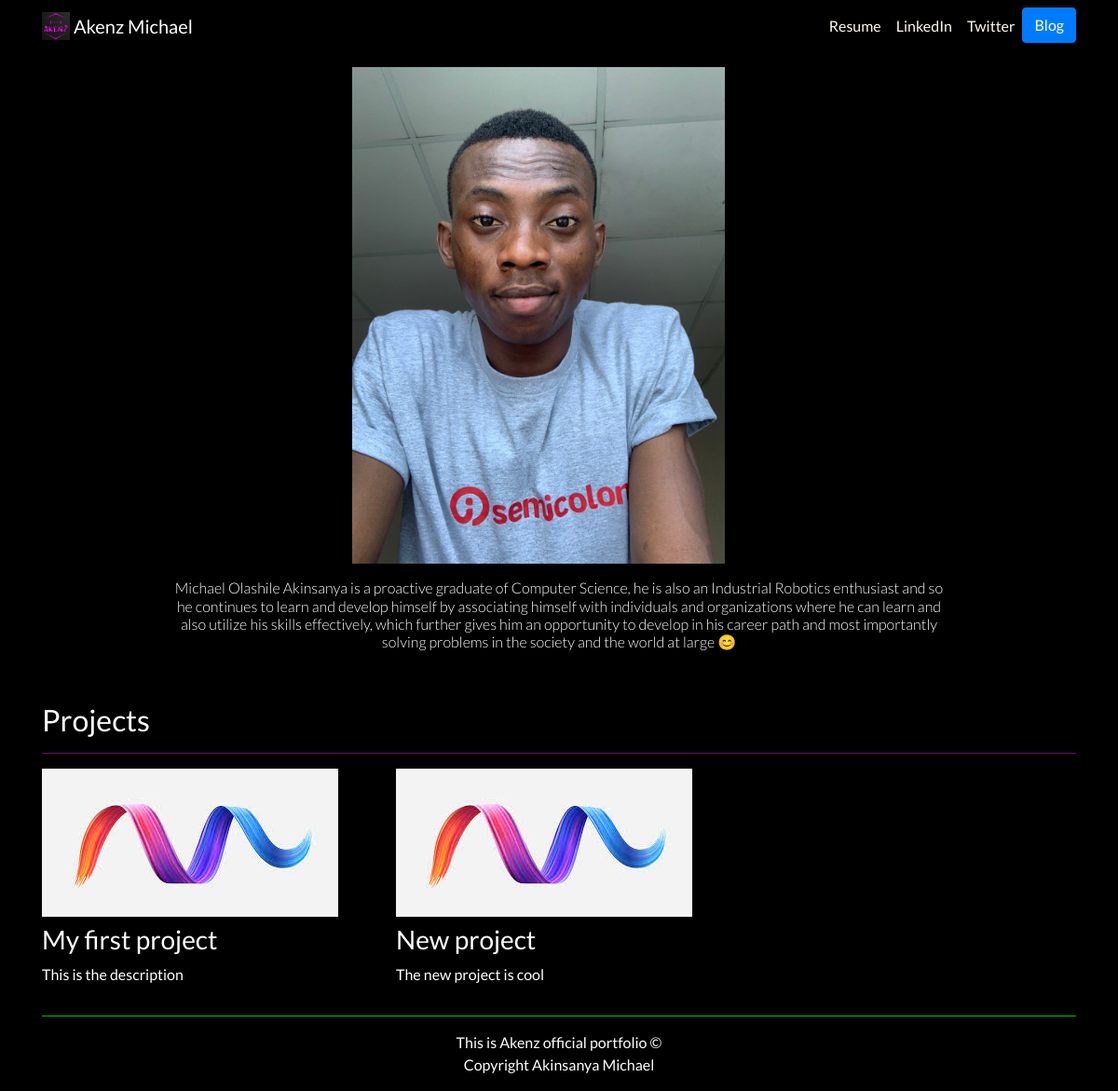
The page / on the database its author committed.
### portfolio/models.py (models this page shows, shortened)
class Project(models.Model):
    title = models.CharField(max_length=100)
    description = models.CharField(max_length=250)
    image = models.ImageField(upload_to='portfolio/images')
    url = models.URLField(blank=True)

### portfolio/views.py (the view)
# urls.py: 2. Add a URL to urlpatterns:  path('', views.home, name='home')
def home(request):
    projects = Project.objects.all()
    return render(request, 'portfolio/home.html', {'projects': projects})

### portfolio/templates/portfolio/home.html
{% extends "portfolio/base.html" %}
{% load static %}
{% block content %}
<div id="port">
<div class="row justify-content-center my-3">
  <div class="col-5">
    <img src="{% static 'portfolio/wealth_picture.jpg' %}" class="img-fluid" width="400rem">
  </div>
</div>
<div class="row justify-content-center mb-3">
  <div class="col-md-9 text-center">
    <h1 id="hometext" class="font-weight-light">
        Michael Olashile Akinsanya is a proactive graduate of
Computer Science, he is also an Industrial Robotics
enthusiast and so he continues to learn and develop himself
by associating himself with individuals and organizations
where he can learn and also utilize his skills effectively,
which further gives him an opportunity to develop in his
career path and most importantly solving problems in the
society and the world at large  😊</h1>
  </div>
</div>
<h2 class="mt-5">Projects</h2>
<hr color="purple">
<div class="row">
  {% for project in projects %}
  <div class="col-lg-4 col-md-6">
    {% if project.url %}
    <a href="{{ project.url }}">
      <img src="{{ project.image.url }}" class="img-fluid mb-2">
    </a>
    {% else %}
    <img src="{{ project.image.url }}" class="img-fluid mb-2">
    {% endif %}
    <h3>{{ project.title }}</h3>
    <p>{{ project.description }}</p>
  </div>
  {% endfor %}
</div>
</div>
{% endblock %}

### portfolio/templates/portfolio/base.html (shortened to what this page needs)
{% load static %}
<!doctype html>
<html lang="en">
<head>
  <link rel="stylesheet" href="https://stackpath.bootstrapcdn.com/bootstrap/4.4.1/css/bootstrap.min.css">
  <link rel="stylesheet" href="{% static "portfolio/style.css" %}">
</head>
<body>
  <nav id="topNav" class="navbar navbar-expand-md navbar-dark">
    <div class="container">
      <a class="navbar-brand" href="{% url 'home' %}">
        <img src="{% static "portfolio/img.png" %}" width="30" height="30" class="d-inline-block align-top" alt="Nick's Logo">
        <span>Akenz Michael</span>
      </a>
      <div class="collapse navbar-collapse text-center" id="navbarNav">
        <ul class="navbar-nav ml-auto">
          <li class="nav-item">
            <a class="nav-link" href="{% static "portfolio/resume.pdf" %}">Resume</a>
          </li>
          <li class="nav-item">
            <a class="nav-link" href="https://www.linkedin.com/in/akinsanya-m/" target="_blank">LinkedIn</a>
          </li>
          <li class="nav-item">
            <a class="nav-link" href="https://twitter.com/akenz1901" target="_blank">Twitter</a>
          </li>
          <li>
            <a role="button" href="{% url 'blog:all_blog' %}" class="btn btn-primary">Blog</a>
          </li>
        </ul>
      </div>
    </div>
  </nav>
  <div class="container">
    {% block content %}{% endblock %}
  <hr color="success">
  <div class="text-center">
    <p>This is Akenz official portfolio © <br>Copyright Akinsanya Michael</p>
  </div>
  </div>
</body>
</html>

### portfolio/static/portfolio/style.css (style rules this page uses)
.navbar-nav .nav-link { color: floralwhite !important; }
body { font-family: 'Lato', sans-serif; background-color: black; color: white; }
@media (min-width: 200px) { #hometext { font-size: 100%; } }

### rows shown on the page
Project: image (picture), title "My first project", description "This is the description"
Project: image (picture), title "New project", description "The new project is cool"
